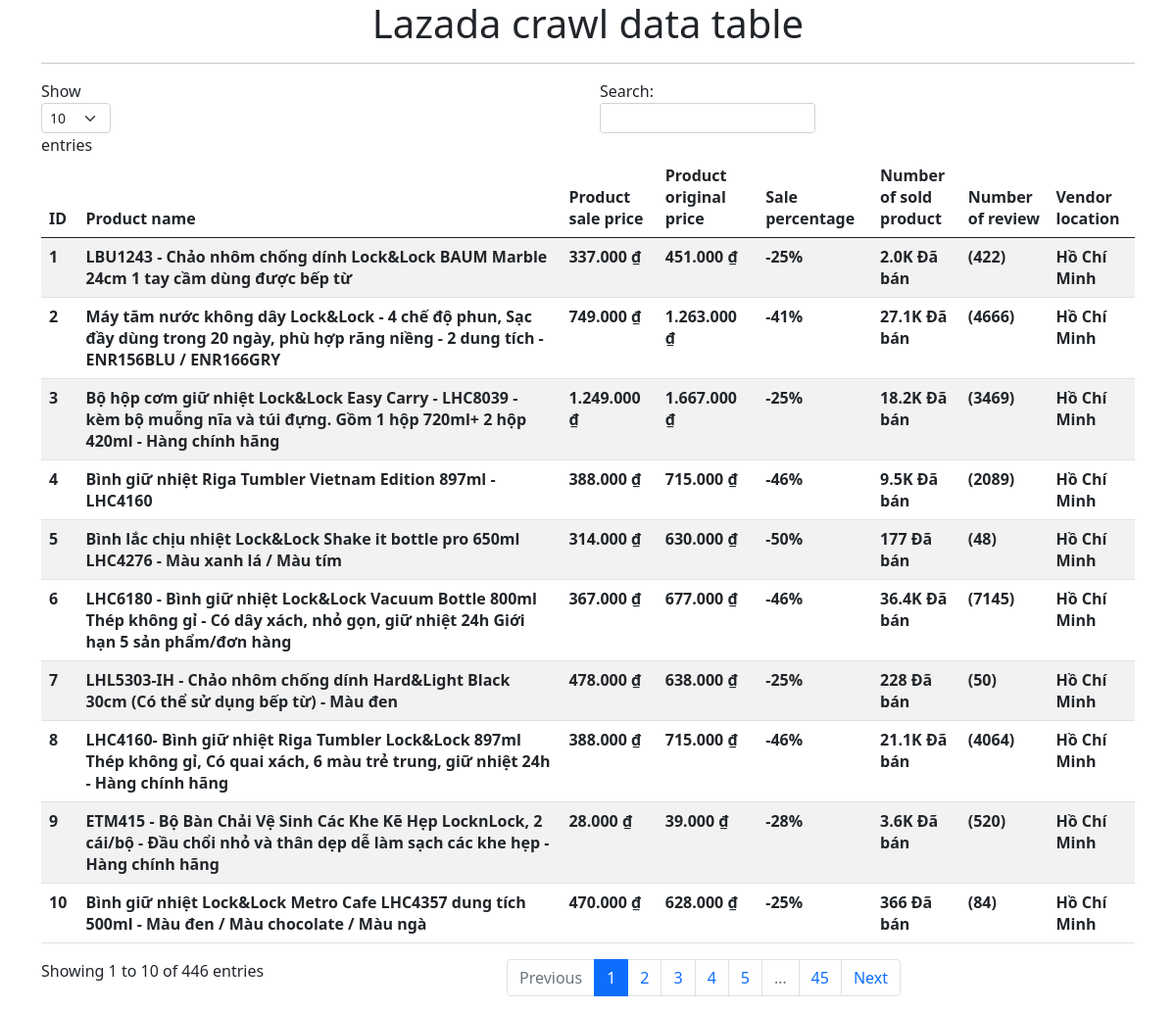
The page /home on the database its author committed.
### models.py (models this page shows)
class Product(Base):
    __tablename__ = "product"
    id = Column(Integer, primary_key=True)
    product_name = Column(String)
    sale_price = Column(String)
    sold_number = Column(String)
    original_price = Column(String)
    sale_percentage = Column(String)
    sold_number = Column(String)
    review_number = Column(String)
    vendor_location = Column(String)

### main.py (the view)
@app.get("/home", response_class=HTMLResponse)
async def read_item(request: Request, db: Session = Depends(get_db)):
    products = db.query(Product).all()
    return templates.TemplateResponse(
        request=request, name="item.html", context={"items": products, 'title': 'Lazada crawl data table'}
    )

### templates/item.html (shortened to what this page needs)
<html>
    <head>
        <link href="https://cdn.jsdelivr.net/npm/bootstrap@5.0.1/dist/css/bootstrap.min.css" rel="stylesheet">
    </head>
    <body>
        <div class="container">
            <h1 class="text-center">{{ title }}</h1>
            <hr>
            <table id="data" class="table table-striped">
                <thead>
                    <tr>
                        <th>ID</th>
                        <th>Product name</th>
                        <th>Product sale price</th>
                        <th>Product original price</th>
                        <th>Sale percentage</th>
                        <th>Number of sold product</th>
                        <th>Number of review</th>
                        <th>Vendor location</th>
                    </tr>
                </thead>
                <tbody>
                    {% for item in items %}
                        <tr>
                            <th>{{item.id}}</th>
                            <th>{{item.product_name}}</th>
                            <th>{{item.sale_price}}</th>
                            <th>{{item.original_price}}</th>
                            <th>{{item.sale_percentage}}</th>
                            <th>{{item.sold_number}}</th>
                            <th>{{item.review_number}}</th>
                            <th>{{item.vendor_location}}</th>
                        </tr>
                    {% endfor %}
                </tbody>
            </table>
        </div>
    </body>
</html>

### rows shown on the page
Product: id "1", product_name "LBU1243 - Chảo nhôm chống dính Lock&Lock BAUM Marble 24cm 1 tay cầm dùng được bếp từ", sale_price "337.000 ₫", original_price "451.000 ₫", sale_percentage "-25%", sold_number "2.0K Đã bán", review_number "(422)", vendor_location "Hồ Chí Minh"
Product: id "2", product_name "Máy tăm nước không dây Lock&Lock - 4 chế độ phun, Sạc đầy dùng trong 20 ngày, phù hợp răng niềng - 2 dung tích - ENR156BLU / ENR166GRY", sale_price "749.000 ₫", original_price "1.263.000 ₫", sale_percentage "-41%", sold_number "27.1K Đã bán", review_number "(4666)", vendor_location "Hồ Chí Minh"
Product: id "3", product_name "Bộ hộp cơm giữ nhiệt Lock&Lock Easy Carry - LHC8039 - kèm bộ muỗng nĩa và túi đựng. Gồm 1 hộp 720ml+ 2 hộp 420ml - Hàng chính hãng", sale_price "1.249.000 ₫", original_price "1.667.000 ₫", sale_percentage "-25%", sold_number "18.2K Đã bán", review_number "(3469)", vendor_location "Hồ Chí Minh"
Product: id "4", product_name "Bình giữ nhiệt Riga Tumbler Vietnam Edition 897ml - LHC4160", sale_price "388.000 ₫", original_price "715.000 ₫", sale_percentage "-46%", sold_number "9.5K Đã bán", review_number "(2089)", vendor_location "Hồ Chí Minh"
Product: id "5", product_name "Bình lắc chịu nhiệt Lock&Lock Shake it bottle pro 650ml LHC4276 - Màu xanh lá / Màu tím", sale_price "314.000 ₫", original_price "630.000 ₫", sale_percentage "-50%", sold_number "177 Đã bán", review_number "(48)", vendor_location "Hồ Chí Minh"
Product: id "6", product_name "LHC6180 - Bình giữ nhiệt Lock&Lock Vacuum Bottle 800ml Thép không gỉ - Có dây xách, nhỏ gọn, giữ nhiệt 24h Giới hạn 5 sản phẩm/đơn hàng", sale_price "367.000 ₫", original_price "677.000 ₫", sale_percentage "-46%", sold_number "36.4K Đã bán", review_number "(7145)", vendor_location "Hồ Chí Minh"
Product: id "7", product_name "LHL5303-IH - Chảo nhôm chống dính Hard&Light Black 30cm (Có thể sử dụng bếp từ) - Màu đen", sale_price "478.000 ₫", original_price "638.000 ₫", sale_percentage "-25%", sold_number "228 Đã bán", review_number "(50)", vendor_location "Hồ Chí Minh"
Product: id "8", product_name "LHC4160- Bình giữ nhiệt Riga Tumbler Lock&Lock 897ml Thép không gỉ, Có quai xách, 6 màu trẻ trung, giữ nhiệt 24h - Hàng chính hãng", sale_price "388.000 ₫", original_price "715.000 ₫", sale_percentage "-46%", sold_number "21.1K Đã bán", review_number "(4064)", vendor_location "Hồ Chí Minh"
Product: id "9", product_name "ETM415 - Bộ Bàn Chải Vệ Sinh Các Khe Kẽ Hẹp LocknLock, 2 cái/bộ - Đầu chổi nhỏ và thân dẹp dễ làm sạch các khe hẹp - Hàng chính hãng", sale_price "28.000 ₫", original_price "39.000 ₫", sale_percentage "-28%", sold_number "3.6K Đã bán", review_number "(520)", vendor_location "Hồ Chí Minh"
Product: id "10", product_name "Bình giữ nhiệt Lock&Lock Metro Cafe LHC4357 dung tích 500ml - Màu đen / Màu chocolate / Màu ngà", sale_price "470.000 ₫", original_price "628.000 ₫", sale_percentage "-25%", sold_number "366 Đã bán", review_number "(84)", vendor_location "Hồ Chí Minh"
